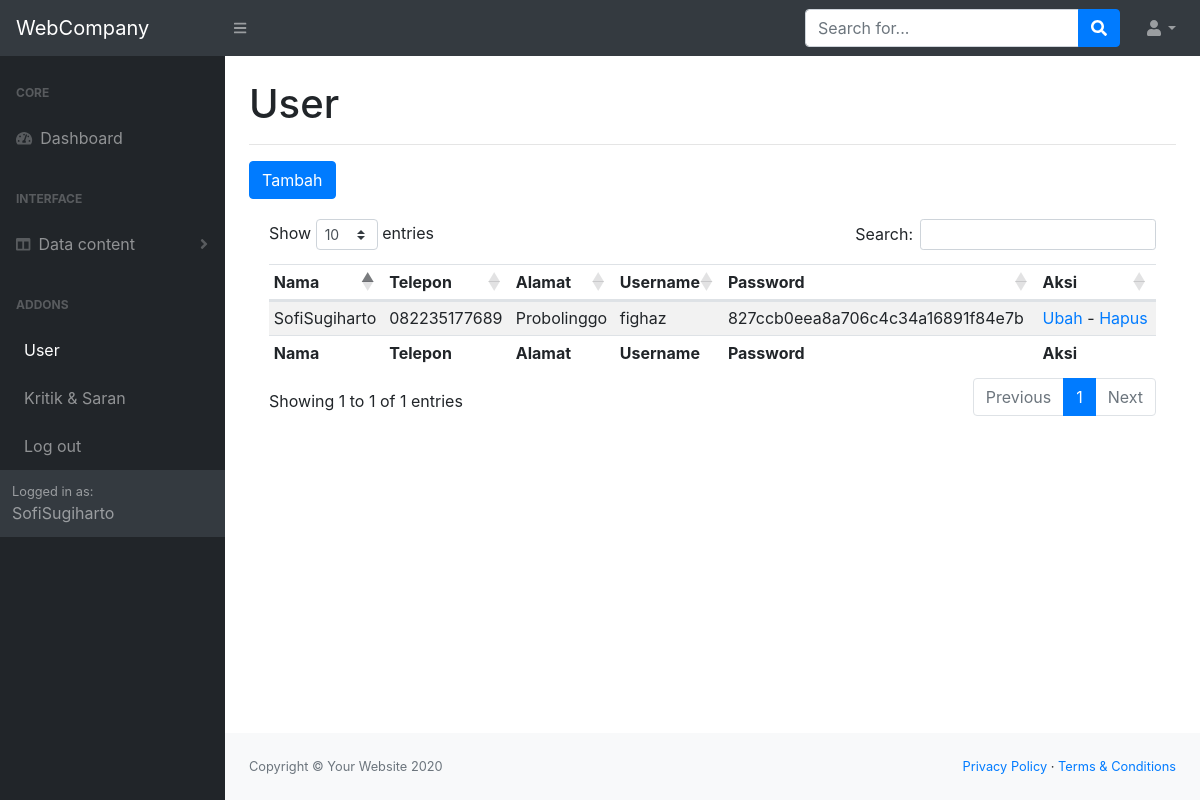
The page /admin/?hal=user (signed in) on the database its author committed.
### tables this page shows
CREATE TABLE `user` (
  `id_user` smallint(11) NOT NULL,
  `nama_user` varchar(40) NOT NULL,
  `telepon` varchar(14) NOT NULL,
  `alamat` varchar(50) NOT NULL,
  `username` varchar(25) NOT NULL,
  `password` varchar(32) NOT NULL
);

### admin/pages/user.php (the view)
<h1 class="mt-4">User</h1>
<hr>
<a href=".?hal=tambahuser" class="btn btn-primary">Tambah</a>
    <div class="card-body">
                        <div class="table-responsive">
                                    <table class="table table-sm table-striped" id="dataTable" width="100%" cellspacing="0">
                                        <thead>
                                            <tr>
                                                <th>Nama</th>
                                                <th>Telepon</th>
                                                <th>Alamat</th>
                                                <th>Username</th>
                                                <th>Password</th>
                                                <th>Aksi</th>
                                            </tr>
                                        </thead>
                                        <tfoot>
                                            <tr>
                                                <th>Nama</th>
                                                <th>Telepon</th>
                                                <th>Alamat</th>
                                                <th>Username</th>
                                                <th>Password</th>
                                                <th>Aksi</th>
                                            </tr>
                                        </tfoot>
                                        <tbody>
                                            <?php
                                                    $sql = "SELECT * FROM user";
                                                    $q = mysqli_query($k,$sql);
                                                    while($r = mysqli_fetch_assoc($q)){
                                            ?>
                                                <tr>
                                                    <td><?=$r['nama_user'] ?></td>
                                                    <td><?=$r['telepon'] ?></td>
                                                    <td><?=$r['alamat'] ?></td>
                                                    <td><?=$r['username'] ?></td>
                                                    <td><?=$r['password'] ?></td>
                                                    <td>
                                                       <a href=".?hal=ubahuser&id=<?=$r['id_user']?>">Ubah</a>
                                                       -
                                                       <a onclick="return confirm('Apakah Anda Yakin untuk Menghapus ?')" href=".?hal=hapususer&id=<?=$r['id_user']?>">Hapus</a>
                                                    </td>
                                                </tr>
                                            <?php }?>
                                        </tbody>
                                    </table>
                        </div>
    </div>

### rows shown on the page
user: nama_user "SofiSugiharto", telepon "082235177689", alamat "Probolinggo", username "fighaz", password "827ccb0eea8a706c4c34a16891f84e7b"

### other values the page prints
$_SESSION['namauser'] "SofiSugiharto"
